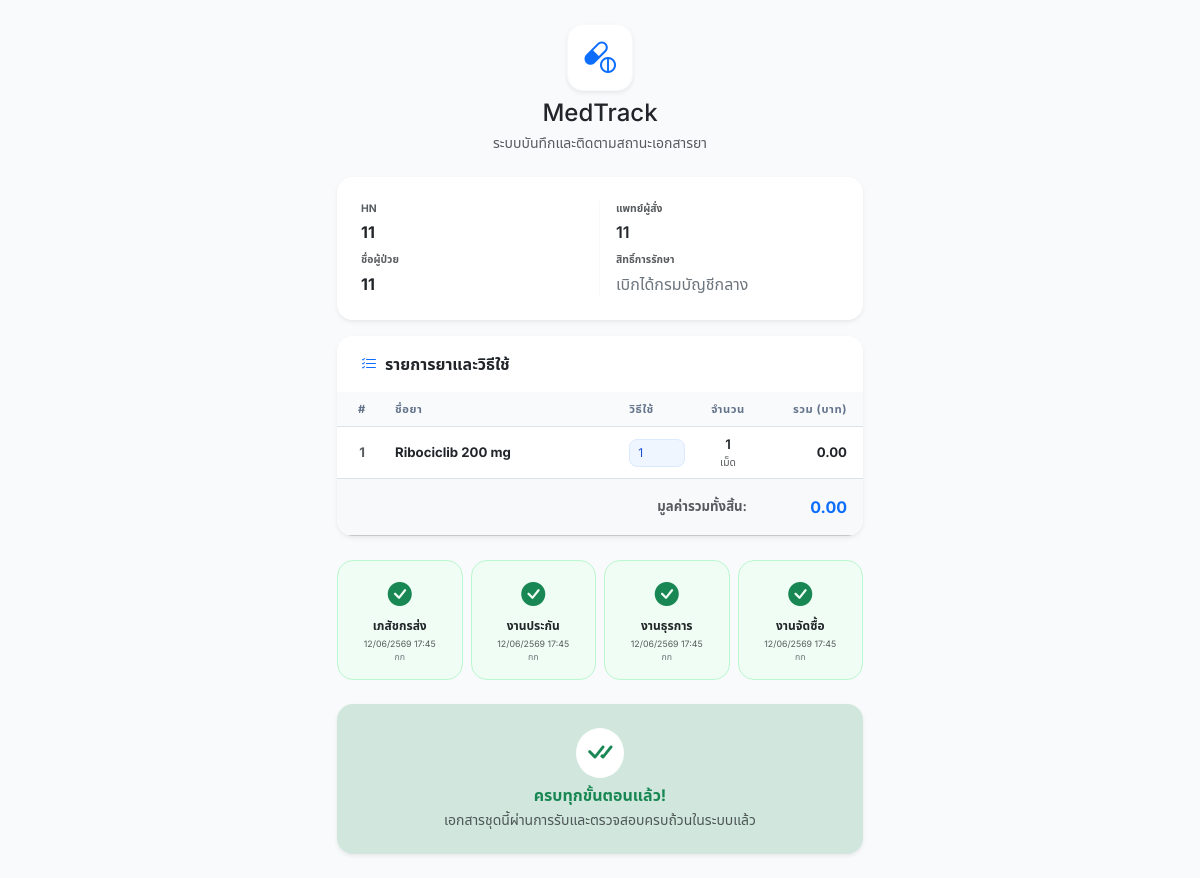
/track/2, run on the app's committed database.
### models.py (models this page shows, shortened)
class Document(Base):
    __tablename__ = "documents"
    id = Column(Integer, primary_key=True, index=True)
    hn = Column(String, nullable=False)
    patient_name = Column(String, nullable=False)
    rights = Column(String, nullable=False)
    doctor = Column(String, nullable=False)
    note = Column(Text, default="")
    total_price = Column(Float, default=0.0, nullable=False)
    pharmacist_id = Column(Integer, ForeignKey("pharmacists.id"), nullable=True)
    user_id = Column(Integer, ForeignKey("users.id"), nullable=True)
    created_at = Column(DateTime, default=datetime.now, nullable=False)
    is_finished = Column(Boolean, default=False, nullable=False)
    finished_at = Column(DateTime, nullable=True)
    step1_scanned_at = Column(DateTime, nullable=True)
    step1_name = Column(String, nullable=True)
    step2_scanned_at = Column(DateTime, nullable=True)
    step2_name = Column(String, nullable=True)
    step3_scanned_at = Column(DateTime, nullable=True)
    step3_name = Column(String, nullable=True)
    step4_scanned_at = Column(DateTime, nullable=True)
    step4_name = Column(String, nullable=True)
    pharmacist = relationship("Pharmacist", back_populates="documents")
    user = relationship("User", back_populates="documents")
    items = relationship(
        "DocumentItem",
        back_populates="document",
        cascade="all, delete-orphan"
    )

class DocumentItem(Base):
    __tablename__ = "document_items"
    id = Column(Integer, primary_key=True, index=True)
    document_id = Column(Integer, ForeignKey("documents.id"), nullable=False)
    medicine_id = Column(Integer, ForeignKey("medicines.id"), nullable=False)
    dose = Column(String, default="")                    # วิธีใช้ยา
    quantity = Column(Integer, default=1, nullable=False)   # จำนวน
    unit_price = Column(Float, default=0.0, nullable=False) # ราคาต่อหน่วย ณ ตอนสร้าง
    total_price = Column(Float, default=0.0, nullable=False) # quantity × unit_price
    document = relationship("Document", back_populates="items")
    medicine = relationship("Medicine", back_populates="items")

class Medicine(Base):
    __tablename__ = "medicines"
    id = Column(Integer, primary_key=True, index=True)
    code = Column(String, unique=True, index=True, nullable=True)   # รหัสยา
    name = Column(String, nullable=False)                           # ชื่อยา
    unit = Column(String, nullable=False, default="เม็ด")           # หน่วย
    price = Column(Float, default=0.0, nullable=False)              # ราคาต่อหน่วย
    created_at = Column(DateTime, default=datetime.now)
    items = relationship("DocumentItem", back_populates="medicine")

### main.py (the view)
@app.get("/track/{doc_id}", response_class=HTMLResponse)
def track_get(doc_id: int, request: Request, db: Session = Depends(database.get_db)):
    doc = db.query(models.Document).filter(models.Document.id == doc_id).first()
    if not doc:
        return HTMLResponse("<h2>ไม่พบเอกสาร</h2>", status_code=404)
    items = db.query(models.DocumentItem)\
              .options(joinedload(models.DocumentItem.medicine))\
              .filter(models.DocumentItem.document_id == doc_id).all()
    doc.items = items
    success = request.query_params.get("success") == "1"
    doc.step_status = get_step_status(doc)
    return templates.TemplateResponse(
        request=request,
        name="track.html",
        context={"doc": doc, "success": success, "error": None, "user": None}
    )

### templates/track.html (shortened to what this page needs)
<!DOCTYPE html>
<html lang="th">
<head>
  <link href="https://cdn.jsdelivr.net/npm/bootstrap@5.3.2/dist/css/bootstrap.min.css" rel="stylesheet">
  <link href="https://cdn.jsdelivr.net/npm/bootstrap-icons@1.11.3/font/bootstrap-icons.css" rel="stylesheet">
</head>
<body>
<div class="container py-4 md:py-5" style="max-width:550px;">
  <div class="text-center mb-4">
    <div class="d-inline-flex p-3 bg-white shadow-sm rounded-4 text-primary mb-2 border border-light">
      <i class="bi bi-capsule-pill fs-2 text-primary" style="line-height: 1;"></i>
    </div>
    <h4 class="fw-black text-dark mb-1 tracking-tight">MedTrack</h4>
    <p class="text-muted small mb-0">ระบบบันทึกและติดตามสถานะเอกสารยา</p>
  </div>
  <div class="card border-0 shadow-sm rounded-4 mb-3 overflow-hidden">
    <div class="card-body p-4 bg-white">
      <div class="row g-3">
        <div class="col-6 border-end border-light">
          <small class="text-muted d-block text-uppercase fw-bold mb-1" style="font-size: 0.65rem;">HN</small>
          <p class="fw-bold text-dark font-mono-custom mb-2">{{ doc.hn }}</p>
          <small class="text-muted d-block text-uppercase fw-bold mb-1" style="font-size: 0.65rem;">ชื่อผู้ป่วย</small>
          <p class="fw-bold text-dark mb-0">{{ doc.patient_name }}</p> </div>
        <div class="col-6 ps-3">
          <small class="text-muted d-block text-uppercase fw-bold mb-1" style="font-size: 0.65rem;">แพทย์ผู้สั่ง</small>
          <p class="fw-semibold text-dark mb-2">{{ doc.doctor }}</p> <small class="text-muted d-block text-uppercase fw-bold mb-1" style="font-size: 0.65rem;">สิทธิ์การรักษา</small>
          <p class="fw-medium text-secondary mb-0">{{ doc.rights }}</p> </div>
      </div>
    </div>
  </div>
  <div class="card border-0 shadow-sm rounded-4 mb-4 overflow-hidden">
    <div class="card-header bg-white border-bottom border-light py-3 px-4 d-flex align-items-center">
      <span class="fw-bold text-dark"><i class="bi bi-list-check text-primary me-2"></i>รายการยาและวิธีใช้</span>
    </div>
    <div class="table-responsive">
      <table class="table med-table table-hover mb-0 align-middle">
        <thead>
          <tr>
            <th class="text-center px-3" style="width: 50px;">#</th>
            <th class="px-2">ชื่อยา</th>
            <th class="px-2">วิธีใช้</th>
            <th class="text-center px-2" style="width: 70px;">จำนวน</th>
            <th class="text-end px-3" style="width: 100px;">รวม (บาท)</th>
          </tr>
        </thead>
        <tbody>
          {% if doc.items %}
            {% for item in doc.items %}
            <tr>
              <td class="text-center text-muted fw-bold px-3">{{ loop.index }}</td>
              <td class="fw-bold text-dark px-2">
                {% if item.medicine_name %}
                  {{ item.medicine_name }}
                {% elif item.medicine and item.medicine.name %}
                  {{ item.medicine.name }}
                {% else %}
                  ยา ID: {{ item.medicine_id }}
                {% endif %}
              </td>
              <td class="px-2">
                <div class="usage-badge text-wrap">
                  {{ item.dose or item.usage_instruction or 'ไม่ได้ระบุวิธีใช้' }}
                </div>
              </td>
              <td class="text-center fw-semibold text-dark px-2">
                {{ item.quantity }}
                <div class="text-muted" style="font-size: 0.65rem; font-weight: normal;">
                  {% if item.unit %}{{ item.unit }}{% elif item.medicine and item.medicine.unit %}{{ item.medicine.unit }}{% else %}เม็ด{% endif %}
                </div>
              </td>
              <td class="text-end fw-bold font-mono-custom px-3 text-dark">
                {% if item.total_price %}
                  {{ "{:,.2f}".format(item.total_price) }}
                {% else %}
                  {{ "{:,.2f}".format((item.price_per_unit or item.unit_price or 0) * (item.quantity or 0)) }}
                {% endif %}
              </td>
            </tr>
            {% endfor %}
            <tr class="table-light fw-bold">
              <td colspan="4" class="text-end text-muted small py-3 px-3">มูลค่ารวมทั้งสิ้น:</td>
              <td class="text-end text-primary fs-6 py-3 px-3 font-mono-custom">
                {{ "{:,.2f}".format(doc.total_price or 0) }}
              </td>
            </tr>
          {% endif %}
        </tbody>
      </table>
    </div>
  </div>
  {% set current_step = 0 %}
  {% if doc.step1_scanned_at %} {% set current_step = 1 %} {% endif %}
  {% if doc.step2_scanned_at %} {% set current_step = 2 %} {% endif %}
  {% if doc.step3_scanned_at %} {% set current_step = 3 %} {% endif %}
  {% if doc.step4_scanned_at %} {% set current_step = 4 %} {% endif %}
  <div class="row g-2 mb-4">
    {% set steps = [
      (1, "เภสัชกรส่ง", doc.step1_scanned_at, doc.step1_name),
      (2, "งานประกัน", doc.step2_scanned_at, doc.step2_name),
      (3, "งานธุรการ", doc.step3_scanned_at, doc.step3_name),
      (4, "งานจัดซื้อ", doc.step4_scanned_at, doc.step4_name)
    ] %}
    {% for num, label, scanned_at, name in steps %}
    <div class="col-3">
      <div class="card text-center py-3 px-1 border-0 shadow-xs step-card h-100
        {% if scanned_at %}step-done
        {% elif current_step == num - 1 %}step-next
        {% else %}step-wait{% endif %}">
        <div class="mb-1">
          {% if scanned_at %}
          <i class="bi bi-check-circle-fill text-success fs-4"></i>
          {% elif current_step == num - 1 %}
          <i class="bi bi-arrow-right-circle-fill text-primary fs-4 d-inline-block animate-pulse-custom"></i>
          {% else %}
          <i class="bi bi-dash-circle text-muted fs-4"></i>
          {% endif %}
        </div>
        <p class="small fw-bold mb-1 {% if current_step == num - 1 %}text-primary{% else %}text-dark{% endif %}" style="font-size: 0.75rem;">{{ label }}</p>
        {% if scanned_at %}
          <p class="text-muted font-mono-custom mb-0" style="font-size:0.55rem; line-height:1.2;">
            {{ scanned_at | thdate }}
          </p>
        {% endif %}
        {% if name %}
          <p class="text-secondary fw-medium mb-0 mt-0.5 text-truncate px-1" style="font-size:0.55rem;" title="{{ name }}">
            {{ name }}
          </p>
        {% endif %}
      </div>
    </div>
    {% endfor %}
  </div>
  {% if not doc.is_finished %}
    {% set next_step = current_step + 1 %}
    {% if next_step <= 4 %}
    <div class="card border-0 shadow-sm rounded-4 overflow-hidden" id="action-card-container">
      <div class="card-header bg-primary text-white py-3 px-4 border-0">
        <h6 class="mb-0 fw-bold d-flex align-items-center">
          <i class="bi bi-qr-code-scan me-2"></i>
          บันทึกขั้นตอนที่ {{ next_step }}
        </h6>
      </div>
      <div class="card-body p-4 bg-white">
        <form id="tracking-status-form">
          <input type="hidden" name="step" value="{{ next_step }}">
          <div class="mb-4">
            <label class="form-label small fw-bold text-secondary mb-2">ชื่อผู้รับ / ผู้บันทึกเอกสาร</label>
            <input type="text" name="scanner_name" id="scanner_name_input"
                   class="form-control form-control-lg border-2 bg-light border-0 rounded-3 text-dark fs-6 py-2.5 px-3"
                   placeholder="กรุณากรอกชื่อ-นามสกุลของคุณ" required autofocus>
          </div>
          <button type="submit" id="submit-btn-spinner" class="btn btn-primary btn-lg w-100 rounded-3 fw-bold shadow-sm py-2.5 fs-6">
            <i class="bi bi-check2-circle me-2"></i>ยืนยันและอัปเดตสถานะ
          </button>
        </form>
      </div>
    </div>
    {% else %}
    <div class="alert alert-success text-center border-0 shadow-sm rounded-4 py-4 px-3 mb-0">
      <div class="p-2 bg-white d-inline-block rounded-circle mb-2 text-success shadow-xs">
        <i class="bi bi-check-all fs-2" style="line-height: 1;"></i>
      </div>
      <h6 class="fw-bold text-success mb-1">ครบทุกขั้นตอนแล้ว!</h6>
      <p class="text-muted small mb-0">เอกสารชุดนี้ผ่านการรับและตรวจสอบครบถ้วนในระบบแล้ว</p>
    </div>
    {% endif %}
  {% endif %}
</div>
</body>
</html>

### templates/track.html (style rules this page uses)
body { font-family: 'Inter', 'Noto Sans Thai', sans-serif; background-color: #f8fafc; }
.step-card { border-radius: 1rem; transition: all 0.2s ease-in-out; }
.step-done { border: 1px solid #bbf7d0 !important; background-color: #f0fdf4 !important; }
.font-mono-custom { font-family: 'Inter', monospace; }
.med-table th { font-size: 0.7rem; text-transform: uppercase; letter-spacing: 0.05em; background-color: #f8fafc; color: #64748b; }
.med-table td { font-size: 0.825rem; vertical-align: middle; }
.usage-badge { font-size: 0.75rem; background-color: #eff6ff; color: #1d4ed8; border: 1px solid #dbeafe; border-radius: 0.5rem; padding: 0.25rem 0.5rem; }

### data on the page
Document: hn "11", patient_name "11", doctor "11", rights "เบิกได้กรมบัญชีกลาง", total_price "0.00", label "เภสัชกรส่ง", step1_scanned_at "12/06/2569 17:45", step1_name "กก", label "งานประกัน", step2_scanned_at "12/06/2569 17:45", step2_name "กก", label "งานธุรการ", step3_scanned_at "12/06/2569 17:45", step3_name "กก", label "งานจัดซื้อ", step4_scanned_at "12/06/2569 17:45", step4_name "กก"
DocumentItem: medicine.name "Ribociclib 200 mg", dose "1", quantity "1", medicine.unit "เม็ด", unit_price+quantity "0.00"
